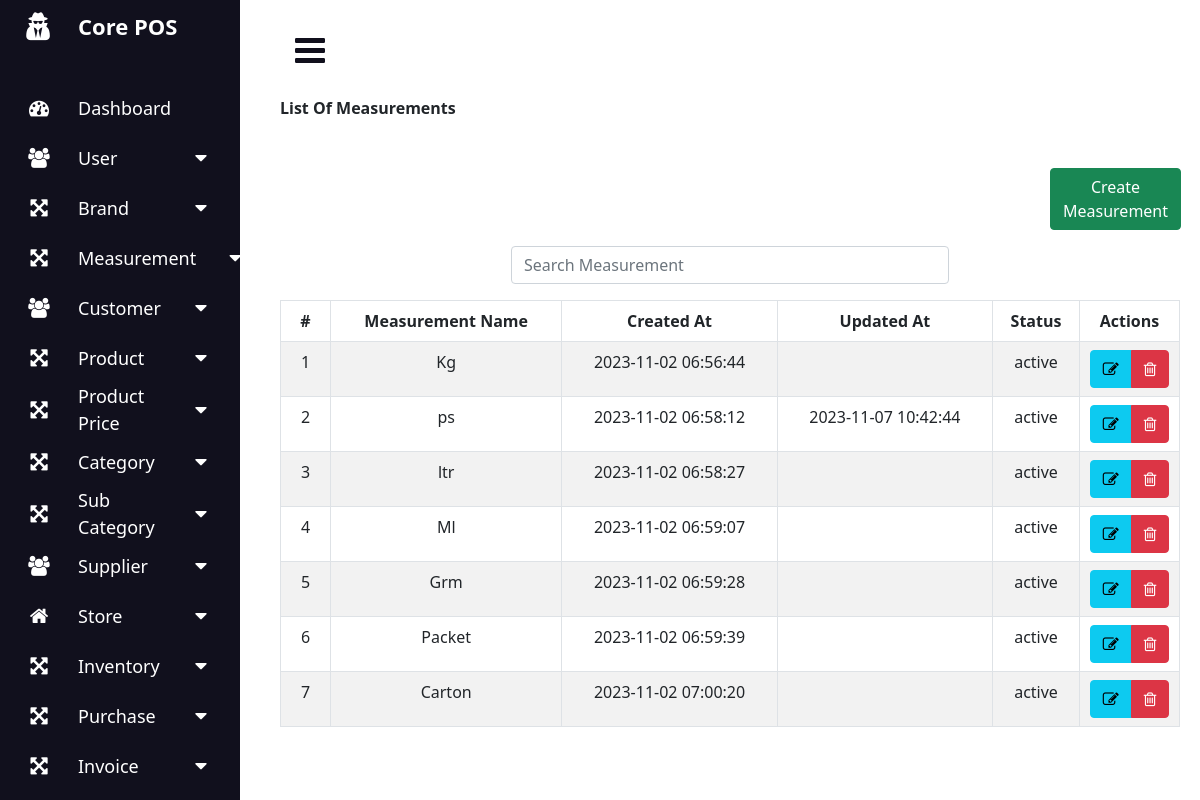
The app's page /index.php?page=measurement_list (signed in) with its own data.
### tables this page shows
CREATE TABLE `measurements` (
  `id` int(11) NOT NULL,
  `measurement_name` varchar(255) NOT NULL,
  `status` varchar(255) NOT NULL,
  `created_at` timestamp NOT NULL DEFAULT current_timestamp(),
  `updated_at` timestamp NULL DEFAULT NULL ON UPDATE current_timestamp()
);

### measurement_list.php (the view, shortened to what this page needs)
<?php ob_start();
$conn = mysqli_connect("localhost","root","","core_pos");
?>
<?php
$query= "SELECT * FROM measurements";
$result= $conn->query($query);
?>
<div class="row">
    <div class="col-md-12">
      <div class="panel panel-default">
      <div class="panel-heading">
          <strong>
            <span>List Of Measurements</span>
         </strong>
        </div>
      <div class="row mt-5">
                  <div class="col-sm-10"></div>
                  <div class="col-sm-2">
                  <div class="col-lg-12 col-md-12 col-xl-12 text-right mb-3">
                    <a href="index.php?page=add_measurement" class="btn btn-success float-right">Create Measurement</a>
                  </div>
                  </div>
                </div>
                <div class="row">
              <div class="col-md-3"></div>
                <div class="col-md-6">
                  <form action="" method="GET">
                    <div class="input-group mb-3">
                      <input type="text" name="search" id="search_text_measurement" class="form-control" placeholder="Search Measurement">
                    </div>
                  </form>
                </div>
                <div class="col-md-3"></div>
                </div>
        <div class="panel-body">
          <table class="table table-bordered table-striped" id="table_data">
            <thead>
              <tr>
                <th class="text-center" style="width: 50px;">#</th>
                <th class="text-center"> Measurement Name</th>
                <th class="text-center"> Created At </th>
                <th class="text-center"> Updated At </th>
                <th class="text-center"> Status</th>
                <th class="text-center" style="width: 100px;"> Actions </th>
              </tr>
            </thead>
            <tbody>
              <tr>
                <?php $n=1; foreach($result as $row): ?>
                <td class="text-center"><?php echo $n++; ?></td>
                <td class="text-center"> <?php echo ($row['measurement_name']); ?></td>
                <td class="text-center"> <?php echo ($row['created_at']); ?></td>
                <td class="text-center"> <?php echo ($row['updated_at']); ?></td>
                <td class="text-center"> <?php echo ($row['status']); ?></td>
                <td class="text-center">
                  <div class="btn-group">
                    <a href="index.php?page=edit_measurement&id=<?php echo (int)$row['id'];?>" class="btn btn-info btn-xs"  title="Edit" data-toggle="tooltip">
                      <span ><i class="fa fa-pencil-square-o" aria-hidden="true"></i></span>
                    </a>
                    <a href="index.php?page=delete_measurement&id=<?php echo (int)$row['id'];?>" class="btn btn-danger btn-xs"  title="Delete" data-toggle="tooltip">
                      <span><i class="fa fa-trash-o" aria-hidden="true"></i></span>
                    </a>
                  </div>
                </td>
              </tr>
              <?php endforeach;?>
            </tbody>
        </div>
      </div>
    </div>
  </div>

### styles.css (style rules this page uses)
* { margin: 0; padding: 0; box-sizing: border-box; }

### records on screen
measurements: measurement_name "Kg", created_at "2023-11-02 06:56:44", status "active"
measurements: measurement_name "ps", created_at "2023-11-02 06:58:12", updated_at "2023-11-07 10:42:44", status "active"
measurements: measurement_name "ltr", created_at "2023-11-02 06:58:27", status "active"
measurements: measurement_name "Ml", created_at "2023-11-02 06:59:07", status "active"
measurements: measurement_name "Grm", created_at "2023-11-02 06:59:28", status "active"
measurements: measurement_name "Packet", created_at "2023-11-02 06:59:39", status "active"
measurements: measurement_name "Carton", created_at "2023-11-02 07:00:20", status "active"
